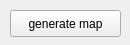
<?xml version="1.0" encoding="UTF-8"?>
<ui version="4.0">
 <class>generate_map</class>
 <widget class="QWidget" name="generate_map">
  <property name="geometry">
   <rect>
    <x>0</x>
    <y>0</y>
    <width>130</width>
    <height>45</height>
   </rect>
  </property>
  <property name="windowTitle">
   <string>GenMap</string>
  </property>
  <widget class="QPushButton" name="generate_map_button">
   <property name="enabled">
    <bool>true</bool>
   </property>
   <property name="geometry">
    <rect>
     <x>10</x>
     <y>10</y>
     <width>111</width>
     <height>27</height>
    </rect>
   </property>
   <property name="text">
    <string>generate map</string>
   </property>
  </widget>
 </widget>
 <resources/>
 <connections/>
</ui>
